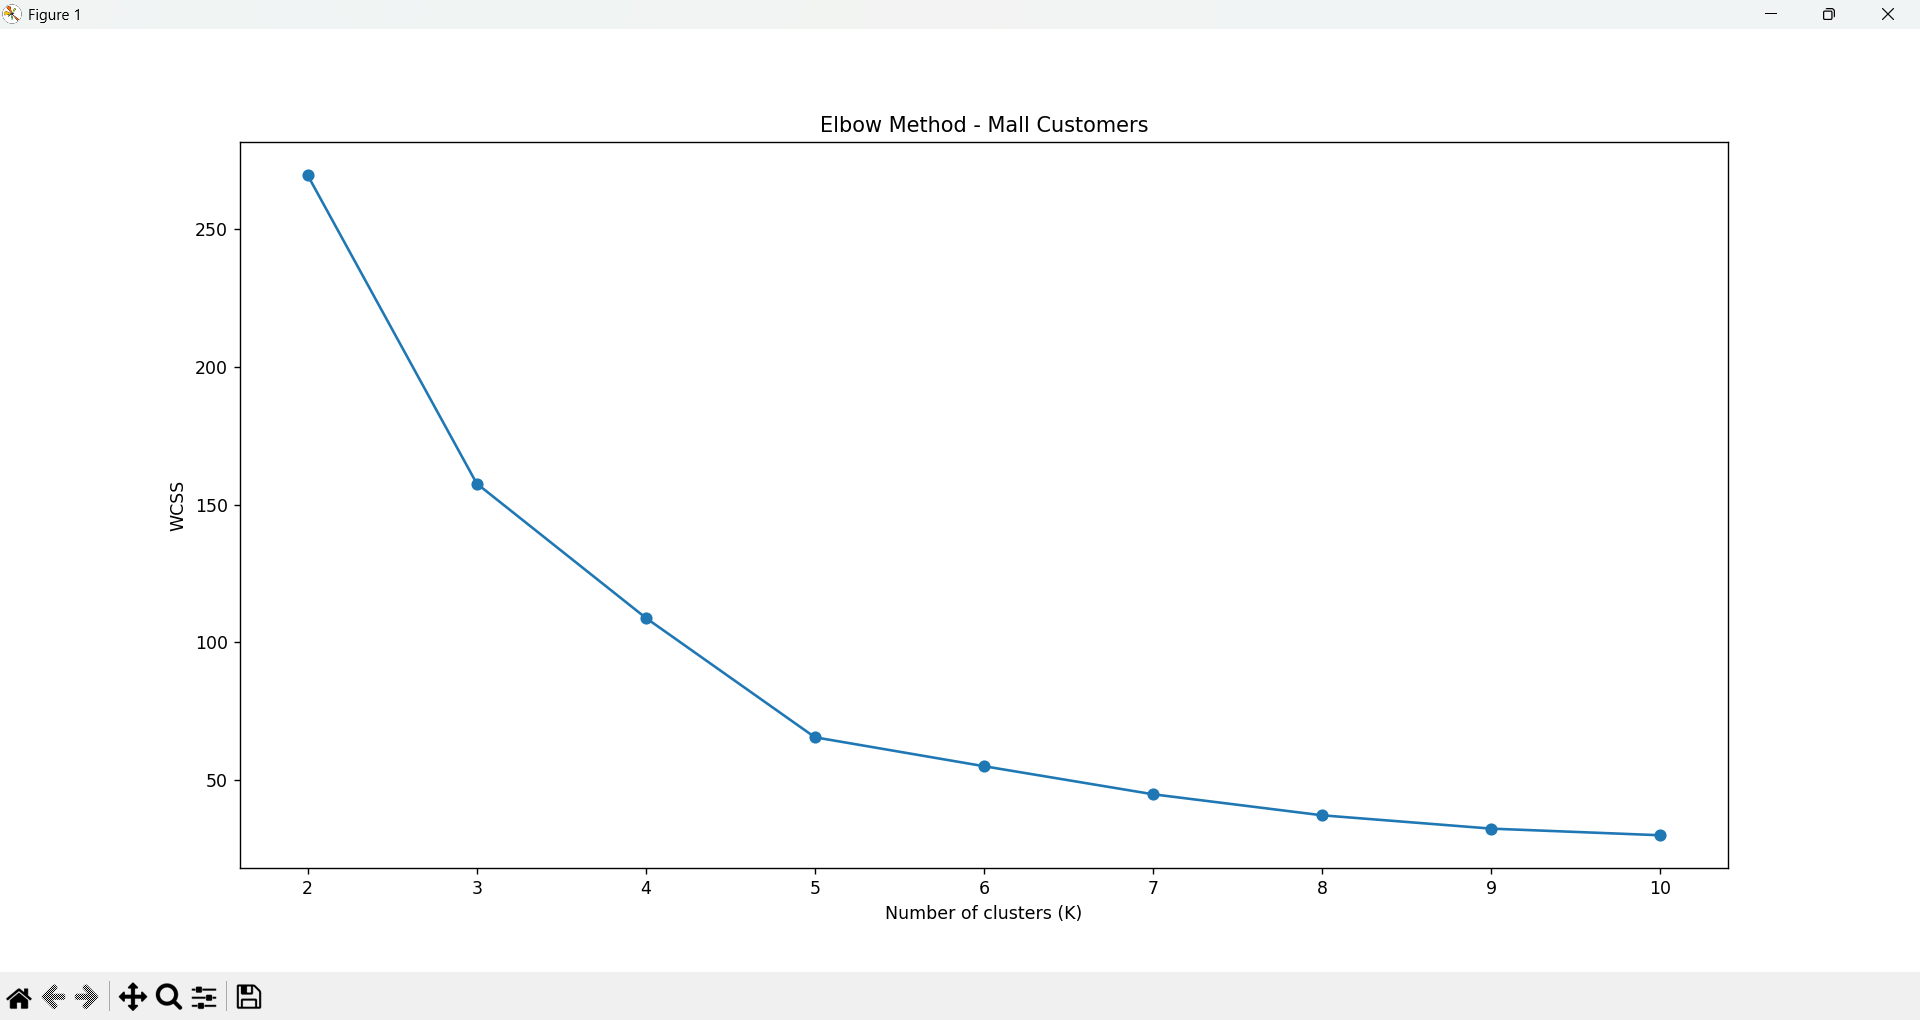

This chart was generated by the following Python code:
# Step 1: Imports
import pandas as pd
import numpy as np
import matplotlib.pyplot as plt
import seaborn as sns
from sklearn.cluster import KMeans
from sklearn.preprocessing import StandardScaler
from sklearn.decomposition import PCA
from sklearn.metrics import silhouette_score

# Step 2: Load dataset
df = pd.read_csv("Mall_Customers.csv")  # Make sure file is in same directory
print(df.head())

# Step 3: Select relevant features
X = df[['Annual Income (k$)', 'Spending Score (1-100)']]

# Step 4: Standardize features
scaler = StandardScaler()
X_scaled = scaler.fit_transform(X)

# Step 5: Elbow Method to find optimal K
wcss = []
K_range = range(2, 11)
for k in K_range:
    kmeans = KMeans(n_clusters=k, random_state=42, n_init=10)
    kmeans.fit(X_scaled)
    wcss.append(kmeans.inertia_)

plt.plot(K_range, wcss, marker='o')
plt.xlabel("Number of clusters (K)")
plt.ylabel("WCSS")
plt.title("Elbow Method - Mall Customers")
plt.show()

# Step 6: Fit KMeans with chosen K (assume 5 from elbow plot)
optimal_k = 5
kmeans = KMeans(n_clusters=optimal_k, random_state=42, n_init=10)
df['Cluster'] = kmeans.fit_predict(X_scaled)

# Step 7: PCA for visualization
pca = PCA(n_components=2)
X_pca = pca.fit_transform(X_scaled)
df['PCA1'] = X_pca[:, 0]
df['PCA2'] = X_pca[:, 1]

plt.figure(figsize=(8,6))
sns.scatterplot(data=df, x='PCA1', y='PCA2', hue='Cluster', palette='Set1')
plt.title("Mall Customer Clusters (PCA View)")
plt.show()

# Step 8: Silhouette Score
score = silhouette_score(X_scaled, df['Cluster'])
print(f"Silhouette Score: {score:.3f}")
